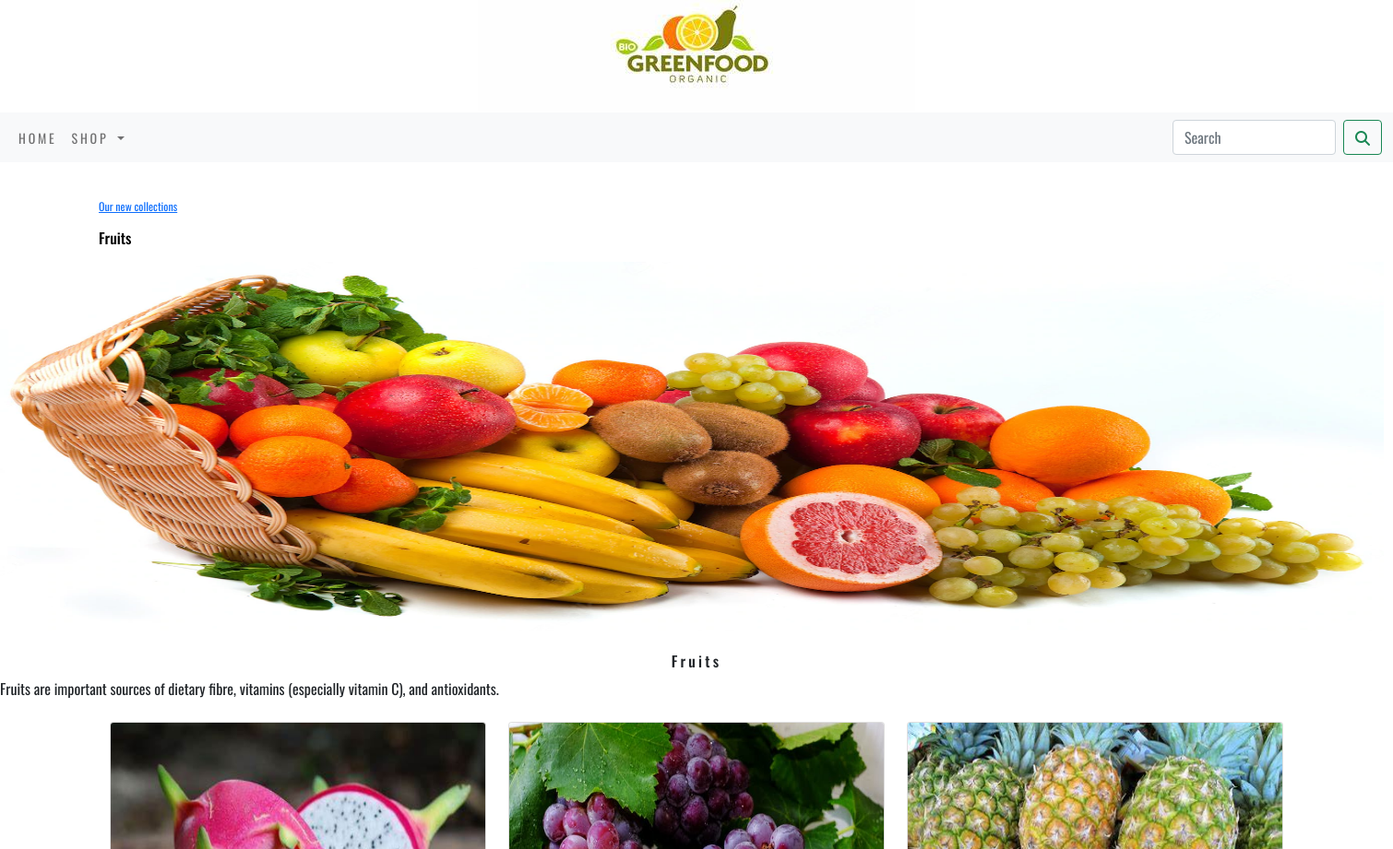
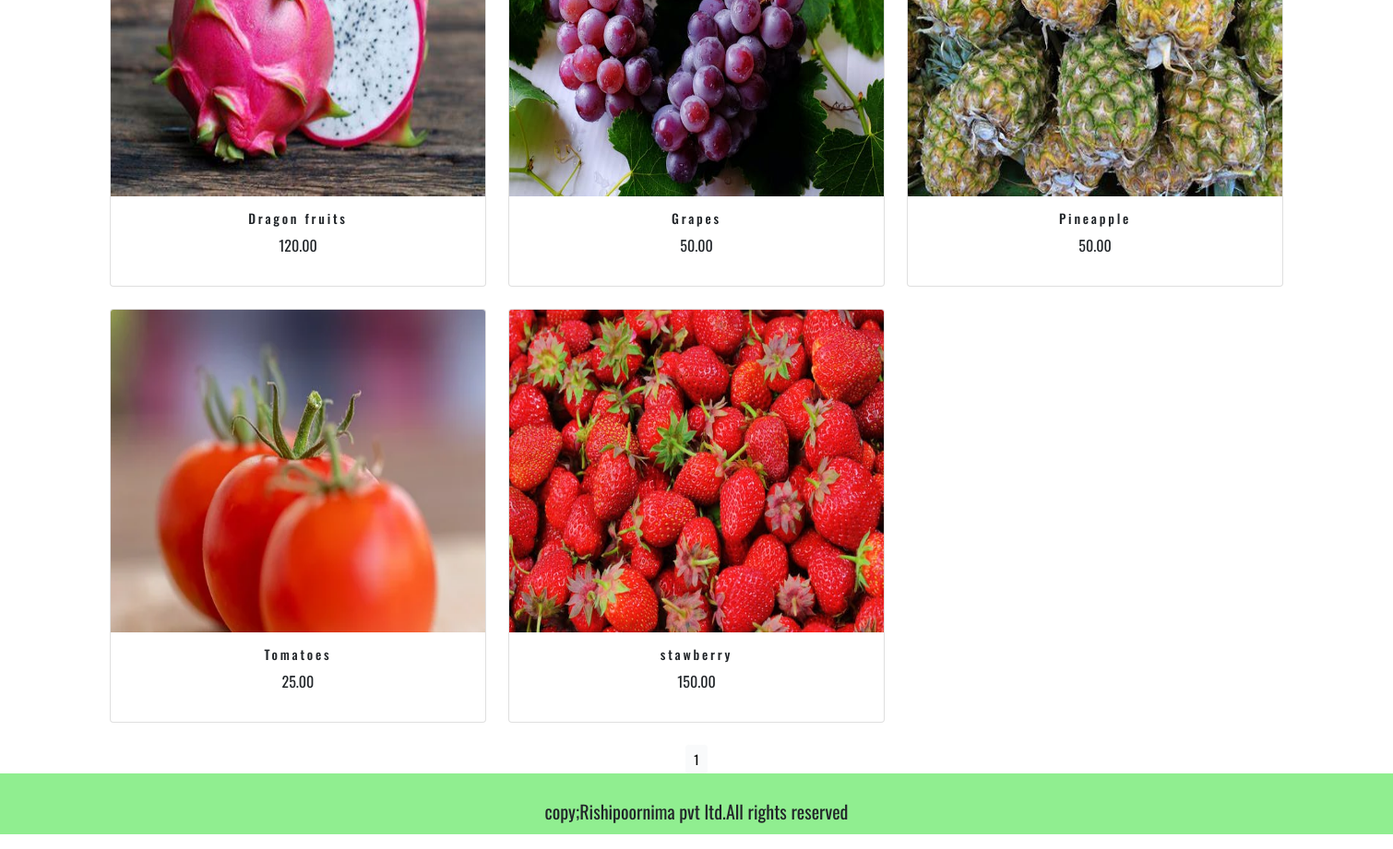
The page /ecomerseapp/fruits/ on the database its author committed (2 pictures, top to bottom).
### ecomerseapp/models.py (models this page shows, shortened)
class category(models.Model):
    name =models.CharField(max_length=250,unique=True)
    slug =models.SlugField(max_length=250,unique=True)
    description =models.TextField(blank=True)
    image =models.ImageField(upload_to="category",blank=True)
    class Meta:
        ordering =('name',)
        verbose_name ='category'
        verbose_name_plural ='categories'
    def get_url(self):
        return reverse('ecomerseapp:product_by_category',args=[self.slug])

class product(models.Model):
    name = models.CharField(max_length=250,unique=True)
    slug = models.SlugField(max_length=250,unique=True)
    description = models.TextField(blank=True)
    price = models.DecimalField(max_digits=10,decimal_places=2)
    category = models.ForeignKey(category,on_delete=models.CASCADE)
    image = models.ImageField(upload_to="product",blank=True)
    stock=models.IntegerField()
    available = models.BooleanField(default=True)
    created=models.DateTimeField(auto_now_add=True)
    updated = models.DateTimeField(auto_now=True)
    def get_url(self):
        return  reverse('ecomerseapp:productcatdetail',args=[self.category.slug,self.slug])
    class Meta:
        ordering =('name',)
        verbose_name='product'
        verbose_name_plural='products'

### ecomerseapp/views.py (the view)
# urls.py: path("",views.allprodcat,name='allprodcat'),
def allprodcat(request,c_slug=None):
    c_page = None
    products_list = None
    if c_slug != None:
        c_page = get_object_or_404(category,slug=c_slug)
        products_list = product.objects.all().filter(category=c_page,available=True)
    else:
        products_list = product.objects.all().filter(available=True)
    paginator=Paginator(products_list,6)
    try:
        page=int(request.GET.get('page','1'))
    except:
        page = 1
    try:
        products = paginator.page(page)
    except (EmptyPage,InvalidPage):
        products = paginator.page(paginator.num_pages)
    return render(request,'category.html',{'category':c_page,'products': products})

### cart/context_processors.py (called while the page is built)
def counter(request):
    item_count=0
    if 'admin' in request.path:
        return {}
    else:
        try:
            cart=Cart.objects.filter(cart_id =_cart_id(request))
            car_items = CartItem.objects.all().filter(cart=cart[:1])
            for cart_item in car_items:
             item_count += cart_item.quantity
        except Cart.DoesNotExist:
            item_count=0
    return  dict(item_count=item_count)

### cart/views.py (called while the page is built)
def _cart_id(request):
    cart = request.session.session_key
    if not cart:
        cart = request.session.create()
    return cart

### ecomerseapp/context_processors.py (called while the page is built)
def menu_links(request):
    links = category.objects.all()
    return dict(links=links)

### templates/category.html (shortened to what this page needs)
{% extends 'base.html' %}
{% load static %}
{% block content %}
    {% if category %}
       <div class="container mt-4">
           <div class="row my_row_class gy-4">
               <div class="mx-auto">
               <p>
                   <a href="{% url 'ecomerseapp:allprodcat' %}">Our new collections</a><h6>{{category.name}}</h6>
               </p>
           </div></div>
       </div>
    {% endif %}
            <div class="mx-auto">
                {% if category %}
                      <img class=my_image" src ="{{category.image.url}}"  style="height:400px;width:1500px" alt="{{category.name}}">
                      </div>
                       <br>
                        <div>
                        <h1 class="text-center my_title"> {{category.name}}</h1>
                        <p class="text-justify">{{category.description}}</p>
                        </div>
                {% endif %}
<div class="container mt-4">
    <div class="row mx-auto gy-4">
        {% for pdt in products %}
        <div class="my_bottom_margin col-9 col-sm-12 col-md-4 xol-lg-4">
            <div class="card text-center h-100">
                <a href="{{pdt.get_url}}"><img class="card-img-top " src="{{pdt.image.url}}" alt="{{pdt.name}}" width="100px;" height="350px;"></a>
                <div class="card-body">
                    <h4> {{pdt.name}}</h4>
                    <p>{{pdt.price}}</p>
                </div>
            </div>
        </div>
        {% endfor %}
    </div>
    <div class="mx-auto">
        <br>
        <div class="text-center">
            {% for pg in products.paginator.page_range %}
            <a href="?page={{pg}}" class="btn btn-light btn-sm {% if products.number == pg %} active {% endif %}">{{pg}}</a>
        {% endfor %}
        </div>
    </div>
</div>
{% endblock %}

### static/css/custom.css (style rules this page uses)
body { font-family: 'Oswald', sans-serif; }
.my_row_class { padding-top:15px; }
.my_row_class .mx-auto { color:#000; font-size:12px; }
.my_title { font-size:16px; text_transform:uppercase; letter-spacing:.2em; }
.my_bottom_margin { margin-bottom:10px: }
.card-body h4 { font-size:14px; text_transform:uppercase; letter-spacing:.2em; }

### rows shown on the page
category: name "Fruits", image (picture), description "Fruits are important sources of dietary fibre, vitamins (especially vitamin C), and antioxidants."
product: image (picture), name "Dragon fruits", price "120.00"
product: image (picture), name "Grapes", price "50.00"
product: image (picture), name "Pineapple", price "50.00"
product: image (picture), name "Tomatoes", price "25.00"
product: image (picture), name "stawberry", price "150.00"

### other values the page prints
{{ pg }} "1"
